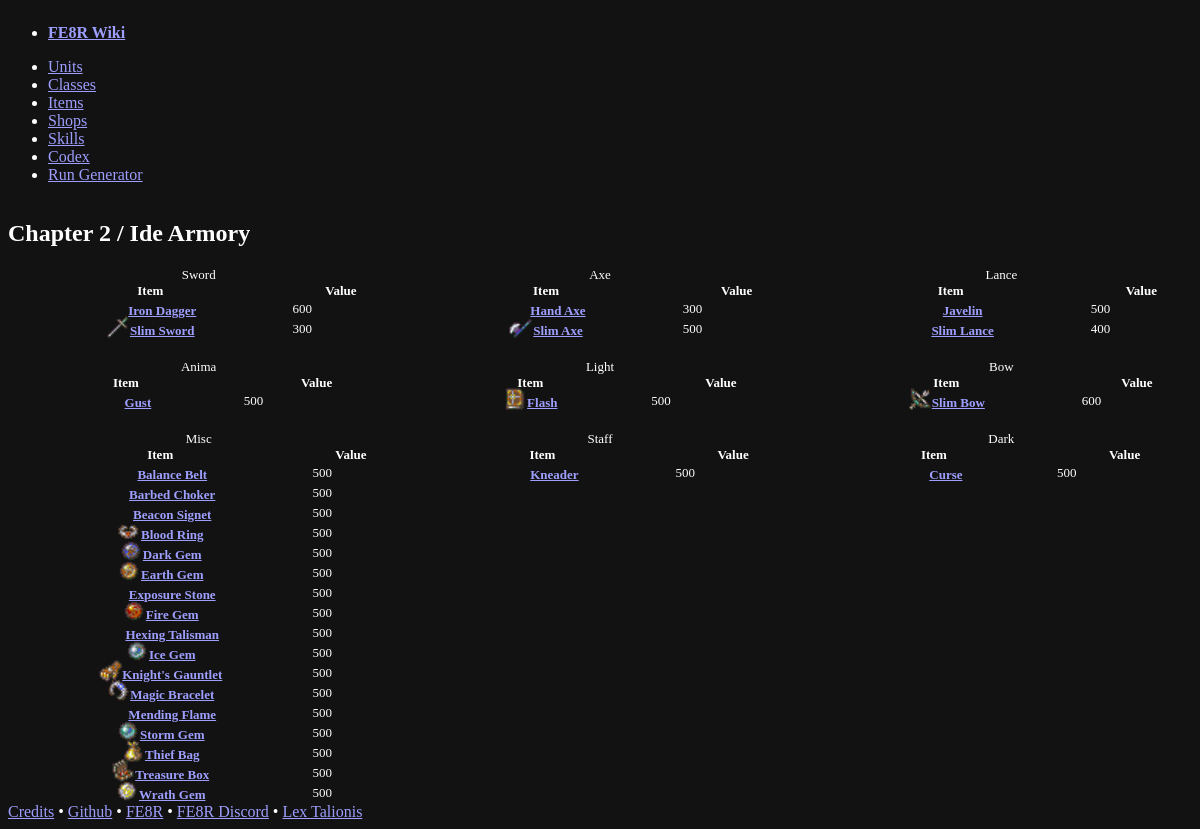
The app's page /items/shops/2_Armory_Global_IdeArmory, older data.
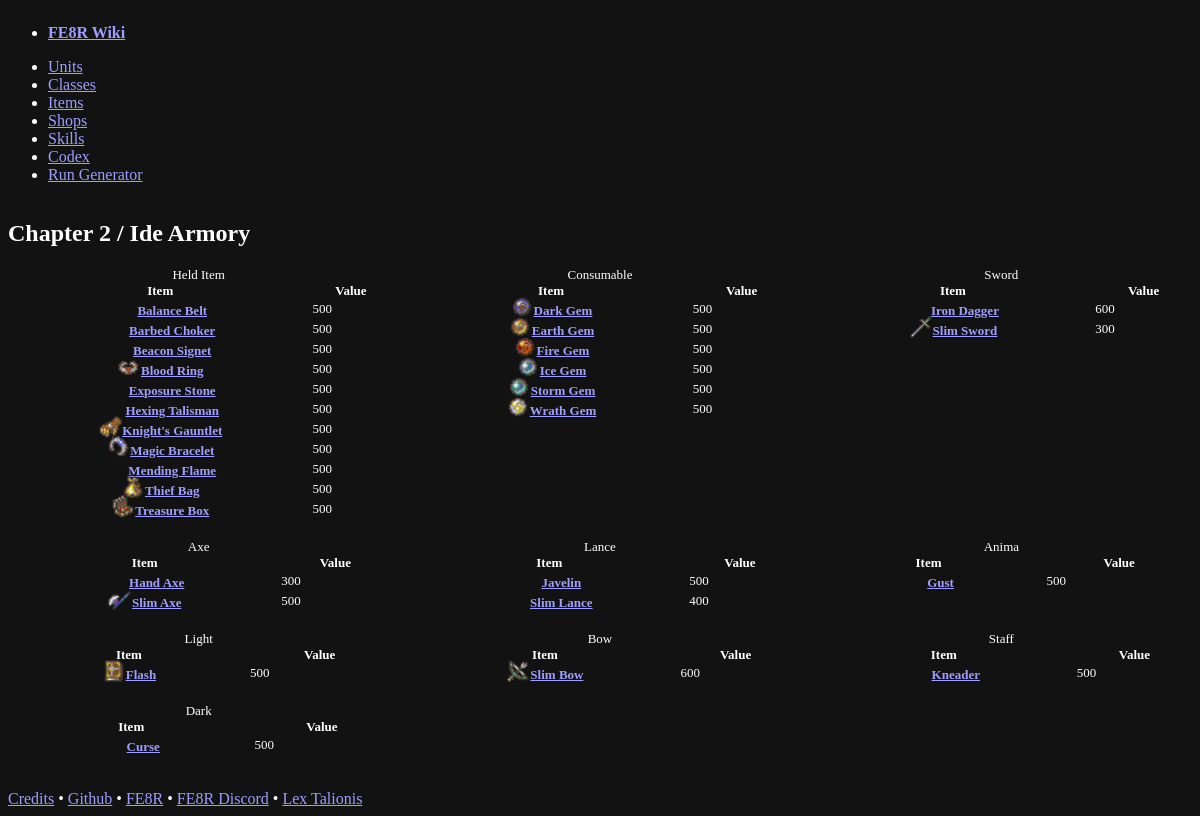
The same page, newer data.
### app/models.py (models this page shows, shortened)
class Shop(db.Model):
    __tablename__ = "shops"
    nid: Mapped[str] = mapped_column(primary_key=True)
    name: Mapped[str]
    type: Mapped[str]
    order_name: Mapped[str]
    abbr_name: Mapped[str]
    items = relationship(
        "Item",
        secondary=shop_item_assoc,
        backref="shops",
        uselist=True,
    )

class Item(db.Model):
    __tablename__ = "items"
    nid: Mapped[str] = mapped_column(primary_key=True)
    name: Mapped[str]
    desc: Mapped[str]
    value: Mapped[int]
    weapon_rank: Mapped[str]
    weapon_rank_order_key: Mapped[str]
    weapon_type: Mapped[str]
    target: Mapped[str]
    damage: Mapped[int]
    weight: Mapped[int]
    crit: Mapped[int]
    hit: Mapped[int]
    min_range: Mapped[int]
    max_range: Mapped[int]
    icon_class: Mapped[str]
    categories: Mapped[list["ItemCategory"]] = relationship(
        secondary=item_category_assoc,
        back_populates="items",
    )
    sub_items = relationship(
        "Item",
        secondary=sub_item_assoc,
        primaryjoin=(sub_item_assoc.c.super_item_nid == nid),
        secondaryjoin=(sub_item_assoc.c.sub_item_nid == nid),
        backref="super_items",
    )
    status_on_equip = relationship(
        "Skill",
        secondary=item_skill_assoc,
        backref="items",
    )

### app/blueprints/items.py (the view)
@bp.route("/shops/<string:shop_nid>")
def get_shop_sheet(shop_nid="2_Armory_Global_IdeArmory") -> str:
    shop_data = db.get_or_404(Shop, shop_nid)
    wtypes = set(x.weapon_type for x in shop_data.items)
    return render_template("shop_sheet.html.jinja2", shop_data=shop_data, wtypes=wtypes)

### app/__init__.py (called while the page is built)
def currency_format(value):
    return f"{value:,}"

### app/templates/shop_sheet.html.jinja2 (shortened to what this page needs)
{% if not request.headers.hx_request %}
{% extends "layout.html.jinja2" %}
{% endif %}
{% block content %}
<div>
    <h2>{{ shop_data.name }} <span class="{{ shop_data.icon_class }}"></span></h2>
</div>
<section class="shop-grid">
    {% for wtype in wtypes %}
    <table class="striped">
        <caption>{{ wtype if wtype else "Misc"}}</caption>
        <thead>
            <tr>
                <th scope="col">Item</th>
                <th scope="col">Value</th>
            </tr>
        </thead>
        <tbody>
            {% for item in shop_data.items | selectattr('weapon_type', 'equalto', wtype) %}
            <tr>
                <th scope="row"><span class="{{ item.icon_class }}"></span><a href="/items/{{ item.nid }}">{{ item.name
                        }}</a></th>
                <td>{{ item.value | currency_format }}</td>
            </tr>
            {% endfor %}
        </tbody>
    </table>
    {% endfor %}
</section>
{% endblock content %}

### app/templates/layout.html.jinja2 (shortened to what this page needs)
<!DOCTYPE html>
<html lang="en" data-theme="dark">
<head>
  <link rel="stylesheet" href="https://cdn.jsdelivr.net/npm/@picocss/pico@2/css/pico.min.css">
  <link rel="stylesheet" href="https://unpkg.com/open-props" />
  <link rel="stylesheet" href="{{ url_for('static', filename='css/custom.min.css') }}">
  <link rel="stylesheet" href="{{ url_for('static', filename='css/iconsheet.min.css') }}">
</head>
<body>
  <header class="container-fluid">
    <nav role="menu">
      <ul>
        <li><strong><a class="contrast" href="{{ url_for('index') }}">FE8R Wiki</a></strong></li>
      </ul>
      <ul>
        <li>
          <a href="{{ url_for('units.get_fe_unit_index') }}">Units</a>
        </li>
        <li>
          <a href="{{ url_for('classes.get_fe_class_index') }}">Classes</a>
        </li>
        <li>
          <a href="{{ url_for('items.get_fe_item_index') }}">Items</a>
        </li>
        <li>
          <a href="{{ url_for('items.get_shop_index') }}">Shops</a>
        </li>
        <li>
          <a href="{{ url_for('skills.get_fe_skill_index') }}">Skills</a>
        </li>
        <li>
          <a href="{{ url_for('codex.get_codex_index') }}">Codex</a>
        </li>
        <li>
          <a href="{{ url_for('random_run.get_random_run_index') }}">Run Generator</a>
        </li>
      </ul>
    </nav>
  </header>
  <main class="container">
    {% block content %}
    {% endblock content %}
  </main>
  <footer class="container-fluid">
    <span><a href="{{ url_for('get_credits') }}">Credits</a></span> •
    <span><a href="https://github.com/rygon1/fe8r-guide">Github</a></span> •
    <span><a href="https://github.com/FE8Dev/FE8RProject">FE8R</a></span> •
    <span><a href="https://discord.gg/vBZDdfDxAC">FE8R Discord</a></span> •
    <span><a href="https://lex-talionis.net/">Lex Talionis</a></span>
  </footer>
</body>
</html>

Row changes from the older to the newer data that the page shows:
changed Item "Balance Belt": weapon_type "Misc" → "Held Item"; moves up the list
changed Item "Dark Gem": moves from the list under "Misc" to the list under "Chapter 2 / Ide Armory"
changed Item "Earth Gem": moves from the list under "Misc" to the list under "Consumable"
changed Item "Fire Gem": moves from the list under "Misc" to the list under "Consumable"
changed Item "Ice Gem": moves from the list under "Misc" to the list under "Consumable"
changed Item "Storm Gem": moves from the list under "Misc" to the list under "Consumable"
changed Item "Wrath Gem": moves from the list under "Misc" to the list under "Consumable"
